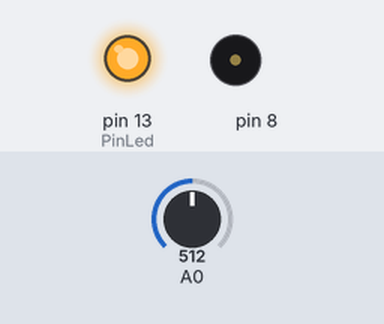
This sketch was run on a simulated Arduino Uno, built with avr-gcc and run on an emulated ATmega328P. On the bench: output pins drawn as LEDs (lit = HIGH), buzzer (waves = sounding). The inputs (shaded band) are chosen by the test bench; at power-on: A0 = 512.

Above: at 0.1 s.
At 5.1 s:
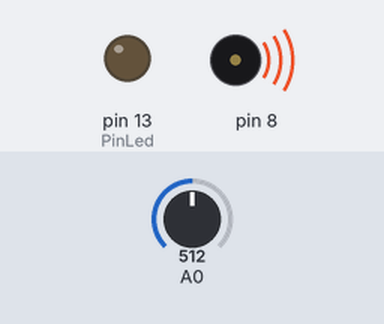
Timing chart, 0 to 6.6 s (numbered marks = the images above):
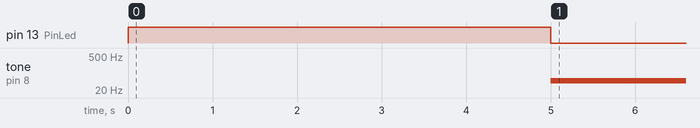

Measured:
- by itself, tone on pin 8: silent → 49 Hz at 5.0 s

The sketch:

Practica_14.ino
```cpp
int ValordelSensor;
int ValorMinimoSensor = 1023;
int ValorMaximoSensor = 0;
const int PinLed = 13;

void setup() {
  pinMode(PinLed, OUTPUT);
  digitalWrite(PinLed, HIGH);

  // Calibracion del sensor durante 5 segundos
  while (millis() < 5000) {
    ValordelSensor = analogRead(A0);
    if (ValordelSensor > ValorMaximoSensor) {
      ValorMaximoSensor = ValordelSensor;
    }
    if (ValordelSensor < ValorMinimoSensor) {
      ValorMinimoSensor = ValordelSensor;
    }
  }

  digitalWrite(PinLed, LOW); // Fin de calibracion
}

void loop() {
  ValordelSensor = analogRead(A0);
  int tono = map(ValordelSensor, ValorMinimoSensor, ValorMaximoSensor, 50, 4000);
  tone(8, tono, 20);
  delay(10);
}
```
